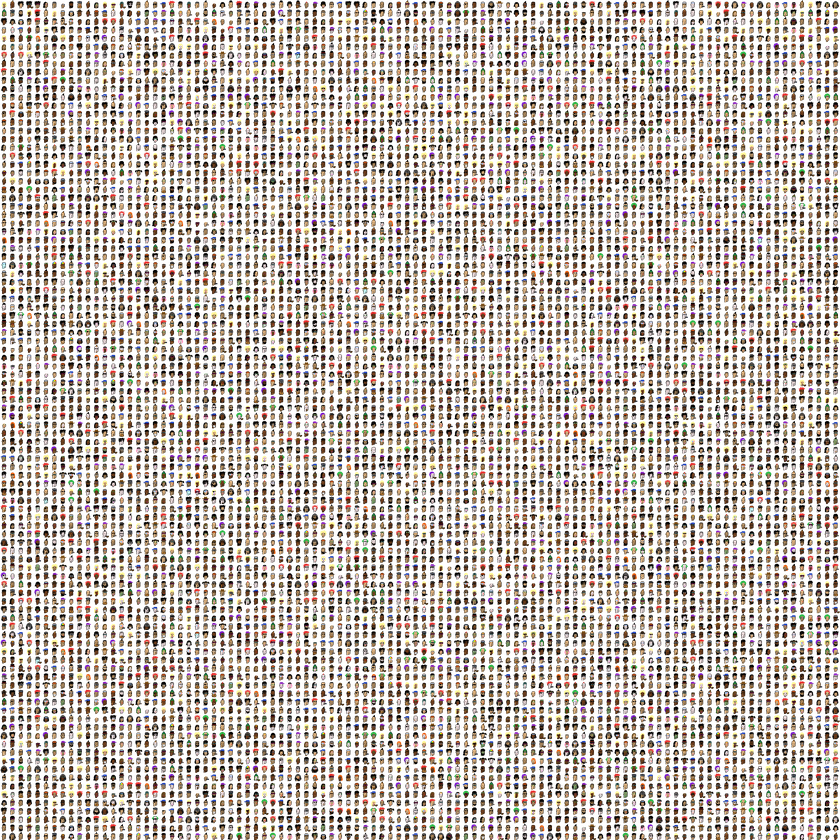
#> input picture punks.png, 840 x 840 px, shrunk from 2400 x 2400 before the run
$ python gridify.py
#> lines starting #> are read from the running program, lines starting #| are printed output that depends on the picture
import os
from PIL import Image

# Split the validation PNG of all 10,000 CryptoPunks into 24x24 avatars

# Load the original image
original_image = Image.open("punks.png")
#> original_image is the input picture: PIL image 840x840 RGBA; mean R, G, B, A 66.6, 51.9, 41.5, 92.7

# Make output directory, 'grid_punks'
if not os.path.exists("grid_punks"):
    os.mkdir("grid_punks")

# Set the size of each small image
tile_size = 24

# Get the dimensions of the original image
original_width, original_height = original_image.size
#> original_width = 840; original_height = 840

# Calculate the number of rows and columns
num_rows = original_height // tile_size
#> num_rows = 35
num_cols = original_width // tile_size
#> num_cols = 35

# Loop through each row and column, and save each small image
for row in range(num_rows):
    for col in range(num_cols):
        # Define the region for the current small image
        left = col * tile_size
        upper = row * tile_size
        right = left + tile_size
        lower = upper + tile_size

        # Crop the region from the original image
        tile = original_image.crop((left, upper, right, lower))

        # Save the small image with a unique name
        tile.save(f"grid_punks/tile_{row}_{col}.png")
#> this loop made 35 passes
#> pass 1, `tile.save(f"grid_punks/tile_{row}_{col}.png")`:
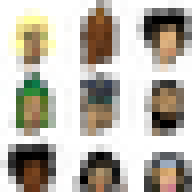
#> saved as tile_0_0.png: PIL image 24x24 RGBA (shown 8 times larger); mean R, G, B, A 54.2, 48.2, 30.8, 102.1; transparent parts drawn white
#> pass 1, `tile.save(f"grid_punks/tile_{row}_{col}.png")`:
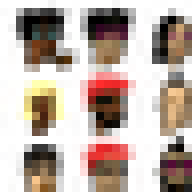
#> saved as tile_0_1.png: PIL image 24x24 RGBA (shown 8 times larger); mean R, G, B, A 76.9, 45.9, 32.2, 107.9; transparent parts drawn white
#> pass 1, `tile.save(f"grid_punks/tile_{row}_{col}.png")`:
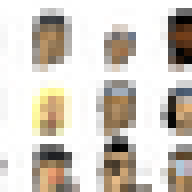
#> saved as tile_0_2.png: PIL image 24x24 RGBA (shown 8 times larger); mean R, G, B, A 80.2, 70.9, 56.5, 86.7; transparent parts drawn white
#> pass 1, `tile.save(f"grid_punks/tile_{row}_{col}.png")`:
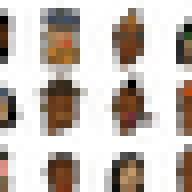
#> saved as tile_0_3.png: PIL image 24x24 RGBA (shown 8 times larger); mean R, G, B, A 43.2, 31.7, 18.9, 80.5; transparent parts drawn white
#> after the loop:
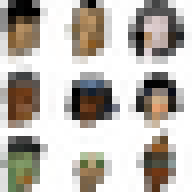
#> tile: PIL image 24x24 RGBA (shown 8 times larger); mean R, G, B, A 62.5, 52.7, 42.5, 104.4; transparent parts drawn white

print("Images successfully created!")

# zip -r grid_punks.zip grid_punks
